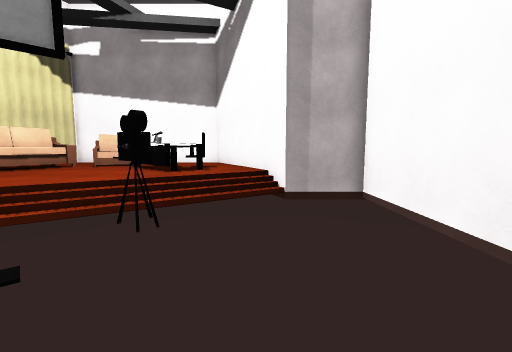
view 1 (above)

21 first-person views from a walk through a scene from a Unity 3-D project. The camera is 1.3 m above the floor, tilts 6° down and sees 90° across. The floor is counted in squares, 1 m on a side. Each view is taken from the middle of a square. On the plan, view 1 faces up. The plan holds only what a view shows up to about 13 squares ahead; the rest is blank. The player character is not drawn.

view 2
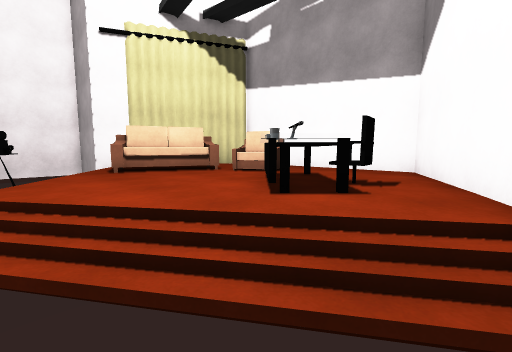

view 3
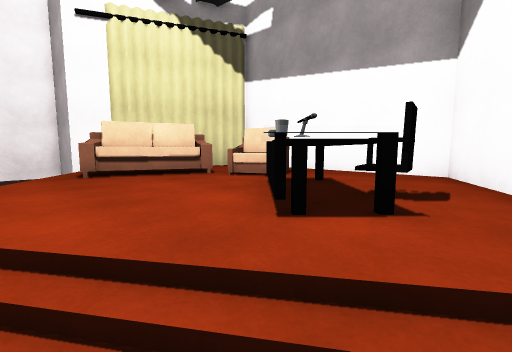

view 4
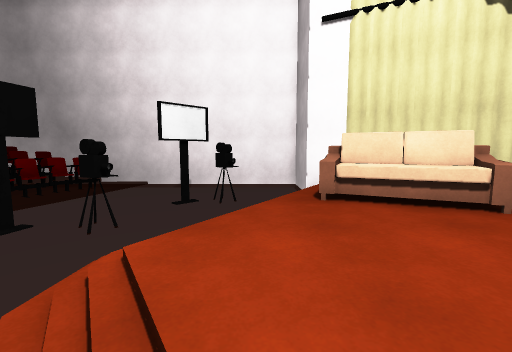

view 5
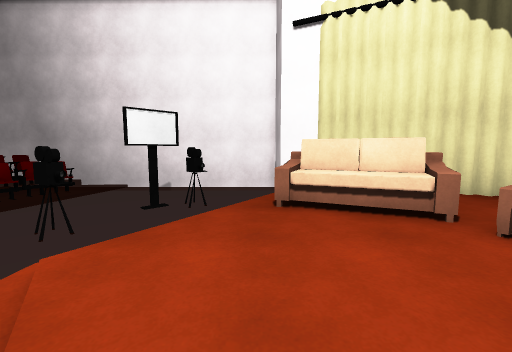

view 6
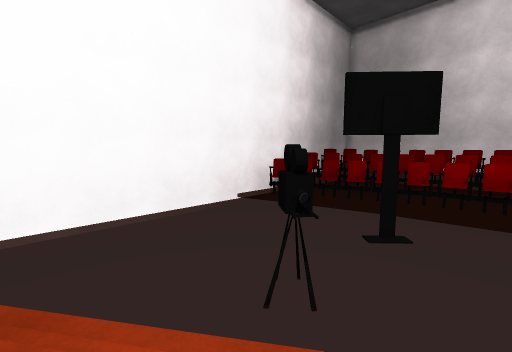

view 7
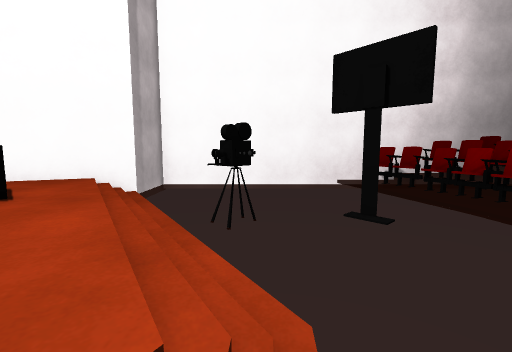

view 8
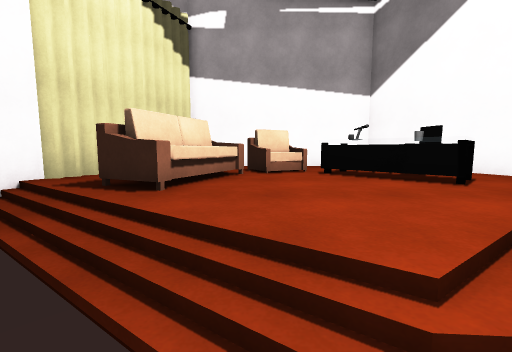

view 9
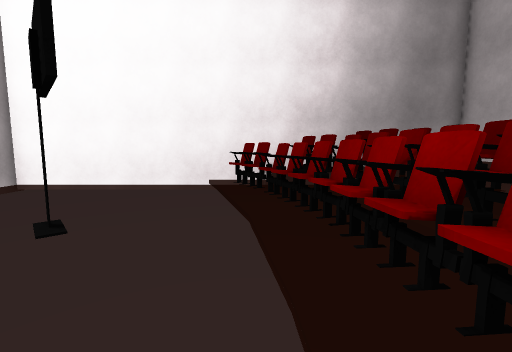

view 10
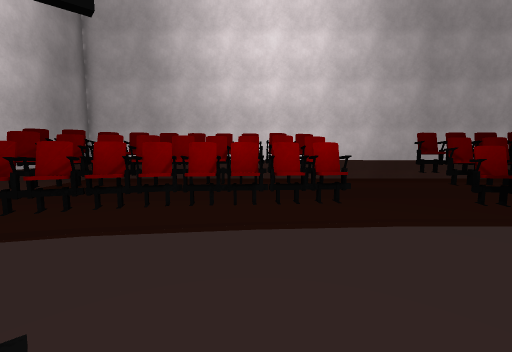

view 11
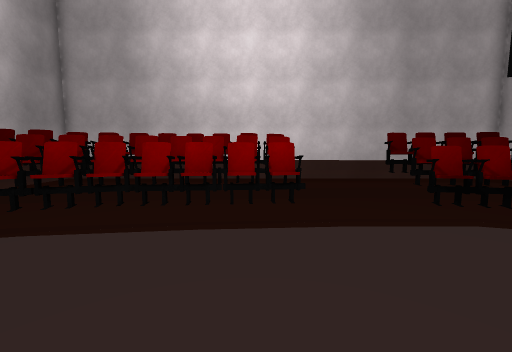

view 12
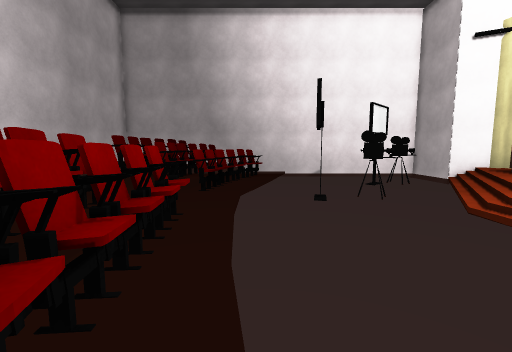

view 13
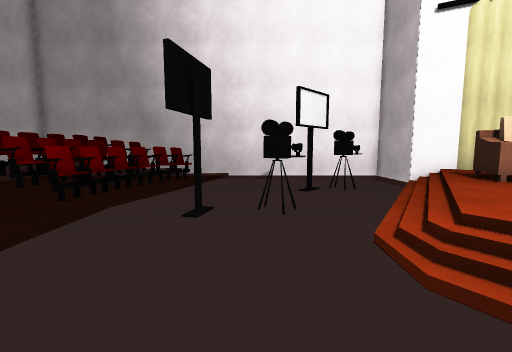

view 14
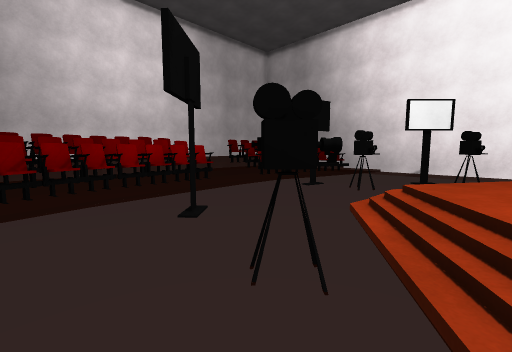

view 15
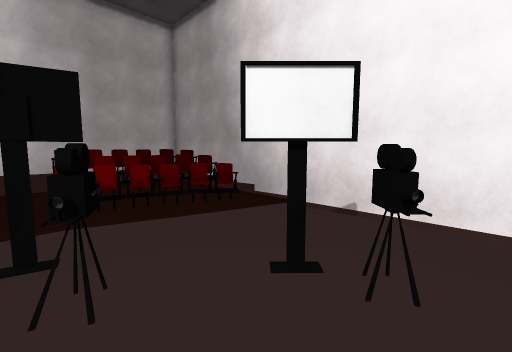

view 16
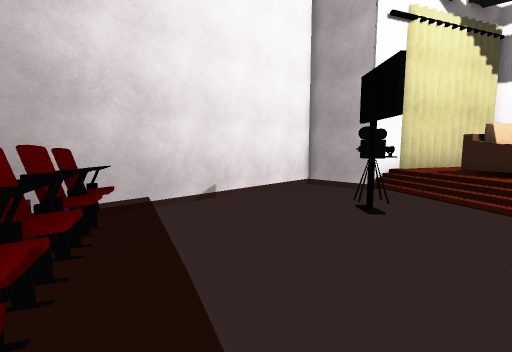

view 17
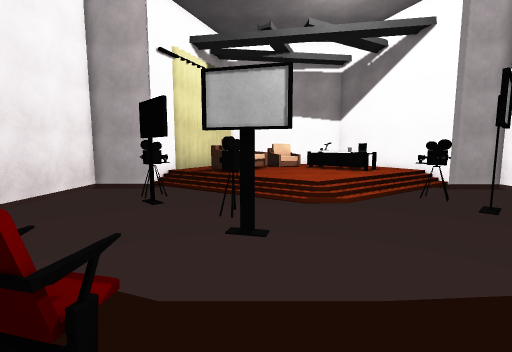

view 18
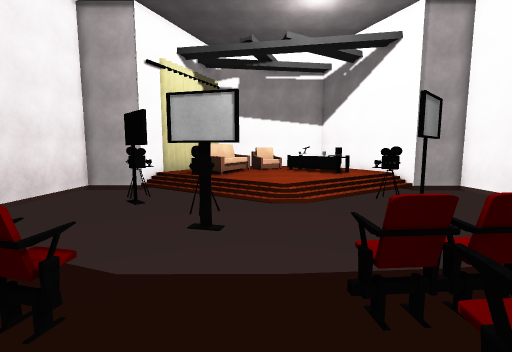

view 19
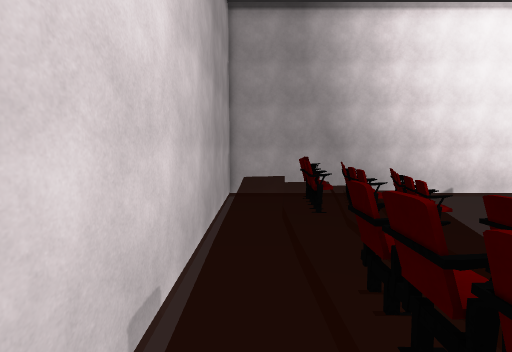

view 20
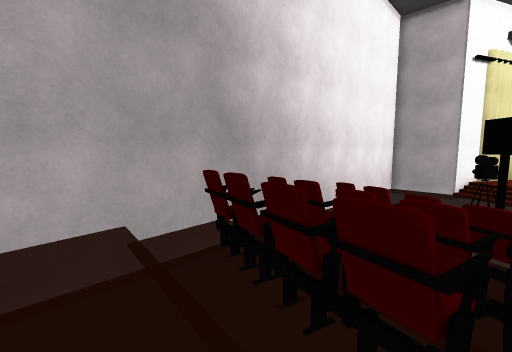

view 21
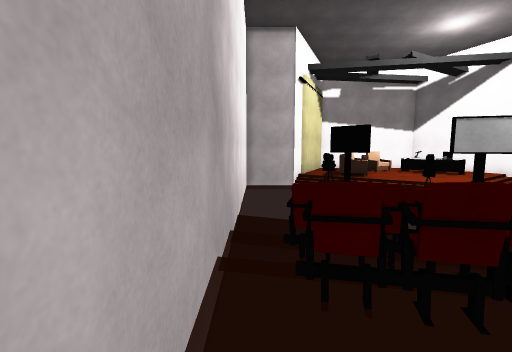

### Floor plan
Key: @ floor where view 1 was taken; # wall or solid block; . main floor; : floor 0.25 m higher than the main floor; - floor 0.5 m lower than the main floor; / step, stairs or slope; = window, fence, low wall or low ledge; S sofa; C chair; O other object.
Columns run from 16 left of view 1 to 4 right of it. Each row starts with its distance up from view 1.
 14       ##########
 13      ##.  .....#
 12      #...##....##
 11     ##.####.=...#
 10     #..SS..===O.#
  9    ##..SS...===.##
  8 ####//#S.....=.//###
  7 #   -//.......///   #
  6 #     ///...///--   #
  5 #   O# -//.///O -   #
  4 #       -///- O     #
  3 #       #- --       #
  2 #            -      #
  1 #                   #
  0 #               @   #
 -1 #  C      -    - #C #
 -2 #  #CCC-   ##C#CC## #
 -3 # O#####  #C#C##CC# #
 -4 # ##C#C / CC#CC###C #
 -5 # #CC#C  /     CC## #
 -6 #         #C#C#     #
 -7 #:   :       :      #
 -8 ####################

Where each view was taken, in squares from view 1:
view 1: 0 up, 0 right, facing up
view 2: 5 up, 0 right, facing up-left
view 3: 6 up, 1 left, facing up-left
view 4: 6 up, 3 left, facing left
view 5: 7 up, 3 left, facing left
view 6: 7 up, 4 left, facing down-right
view 7: 4 up, 7 left, facing right
view 8: 3 up, 7 left, facing up
view 9: 1 down, 6 left, facing right
view 10: 3 up, 4 left, facing down
view 11: 3 up, 5 left, facing down
view 12: 1 down, 1 left, facing left
view 13: 2 up, 3 left, facing left
view 14: 6 up, 0 right, facing down-left
view 15: 6 up, 8 left, facing down-left
view 16: 2 down, 9 left, facing up-left
view 17: 4 down, 8 left, facing up
view 18: 5 down, 7 left, facing up
view 19: 7 down, 3 left, facing left
view 20: 7 down, 11 left, facing up-left
view 21: 7 down, 15 left, facing up
